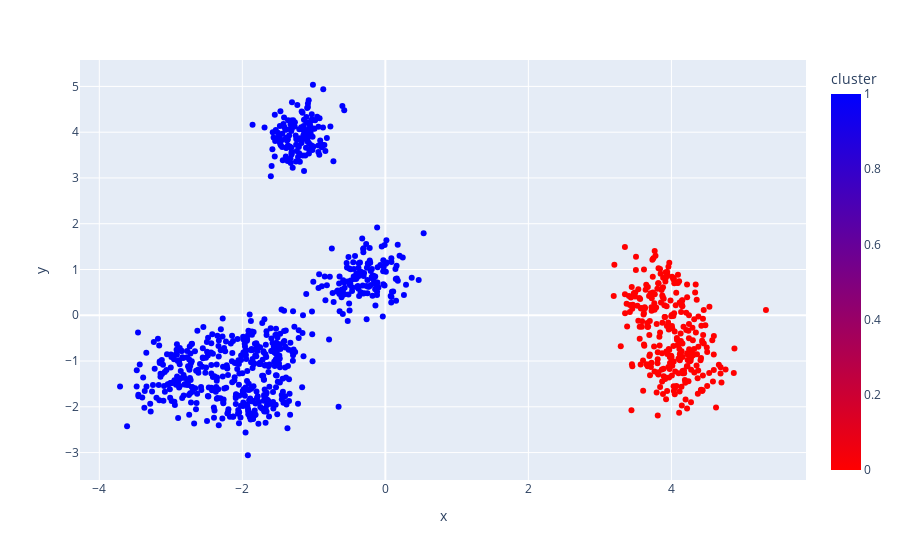

Notebook code for this chart:
### Code cell
info_plataformas = ['platform', 'water_depth', 'type_of_production (1 oil and gas; 2 oil; 3 gas)', 'number_of_piles']

colors = ['red', 'blue']

grafico_kmeans = px.scatter(df_ruido, x=df_pca_ruido[:, 0], y=df_pca_ruido[:, 1], color='cluster', hover_data=info_plataformas, color_continuous_scale=colors)

grafico_kmeans.show()

### Figure 1 — Plotly figure (JSON) as saved in the notebook; plotly's stock layout.template omitted (floating-point values rounded to 4 significant figures; data arrays with more than 128 entries replaced by an {"elided": "..."} marker saying what was removed)
{"data": [{"customdata": {"elided": "1000x4 int values"}, "hovertemplate": "x=%{x}<br>y=%{y}<br>platform=%{customdata[0]}<br>water_depth=%{customdata[1]}<br>type_of_production (1 oil and gas; 2 oil; 3 gas)=%{customdata[2]}<br>number_of_piles=%{customdata[3]}<br>cluster=%{marker.color}<extra></extra>", "legendgroup": "", "marker": {"color": {"elided": "1000 int values"}, "coloraxis": "coloraxis", "symbol": "circle"}, "mode": "markers", "name": "", "orientation": "v", "showlegend": false, "type": "scatter", "x": {"elided": "1000 float values"}, "xaxis": "x", "y": {"elided": "1000 float values"}, "yaxis": "y"}], "layout": {"coloraxis": {"colorbar": {"title": {"text": "cluster"}}, "colorscale": [[0, "red"], [1, "blue"]]}, "legend": {"tracegroupgap": 0}, "margin": {"t": 60}, "xaxis": {"anchor": "y", "domain": [0, 1], "title": {"text": "x"}}, "yaxis": {"anchor": "x", "domain": [0, 1], "title": {"text": "y"}}}}
